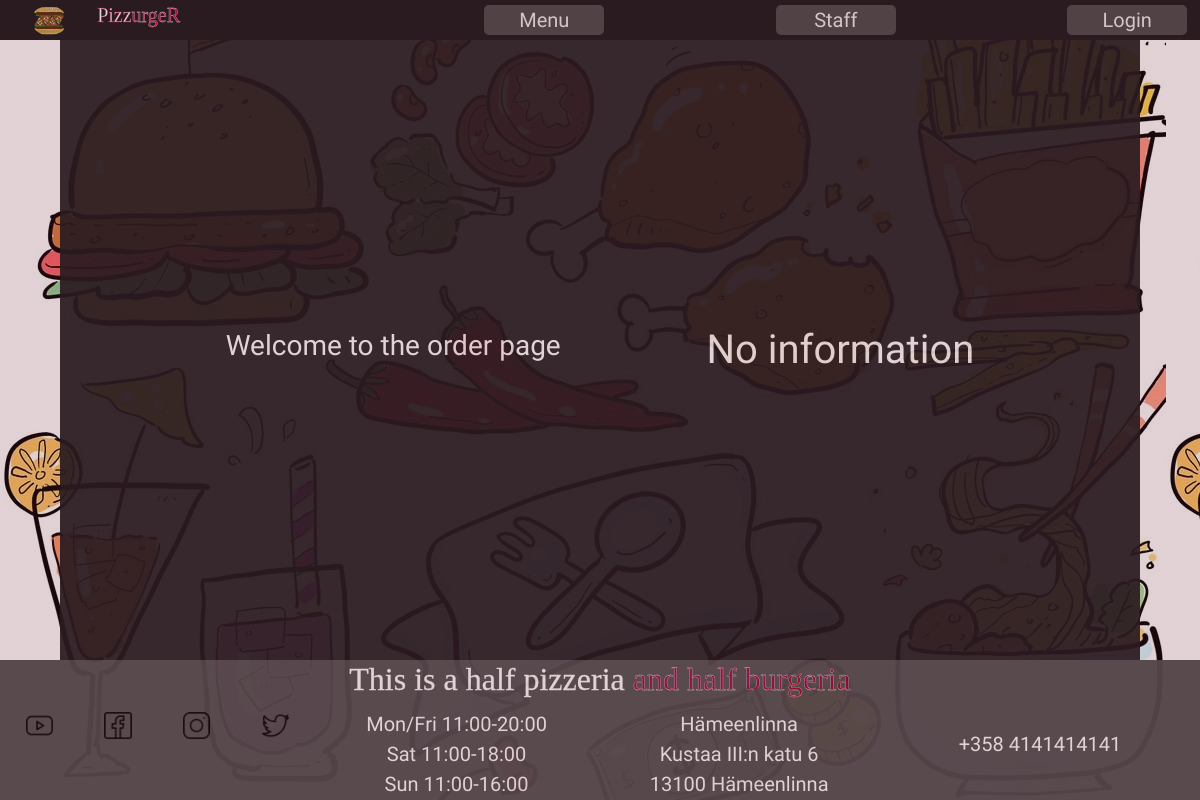
The app's page /layout/order.php, older data.
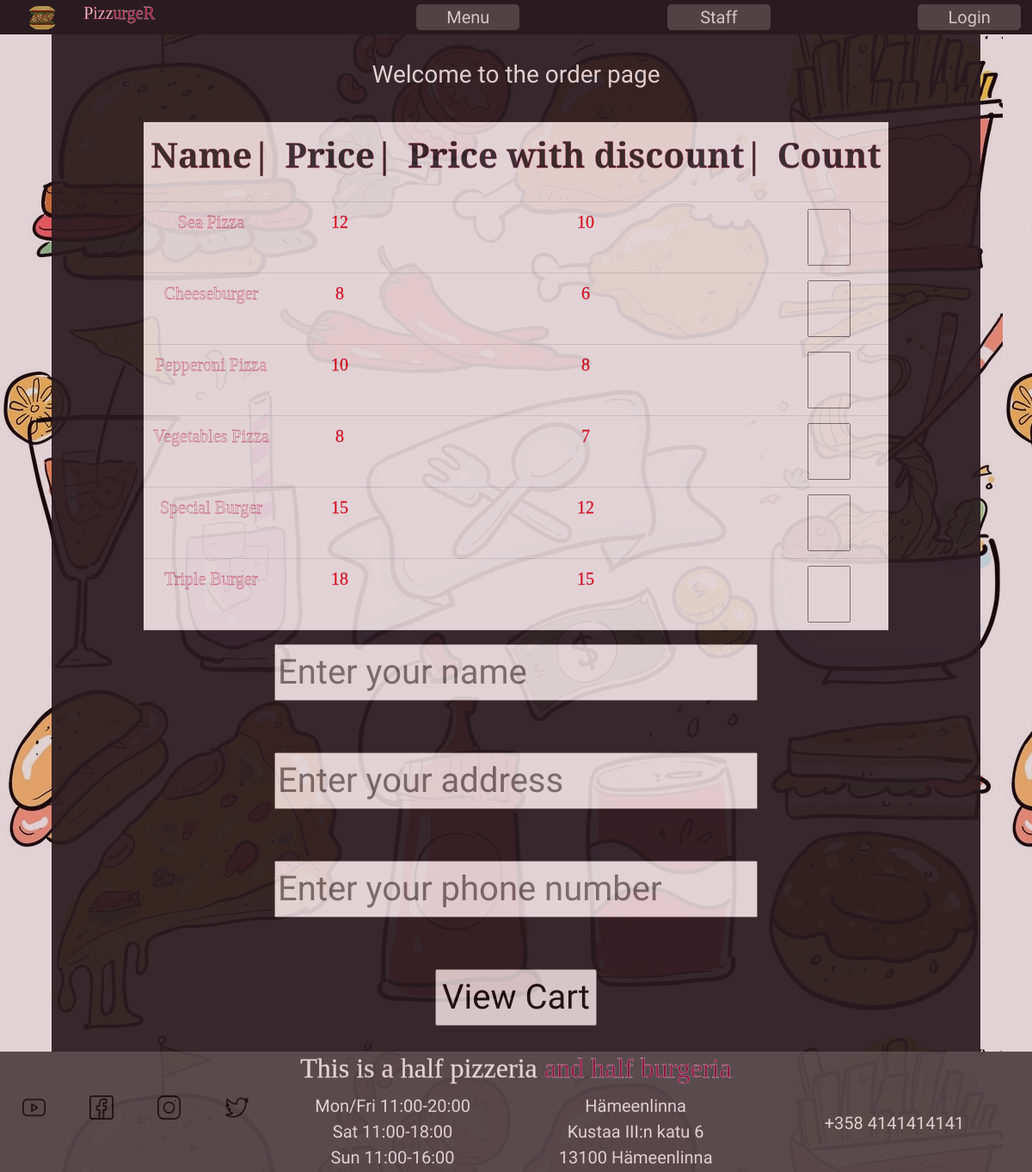
The same page, newer data.
### tables this page shows
CREATE TABLE `foods` (
  `id` int NOT NULL,
  `name` varchar(25) NOT NULL,
  `price1` int NOT NULL,
  `price_Discount` int NOT NULL
);

### layout/order.php (the view, shortened to what this page needs)
<?php include "header.php"; ?>
<h3>Welcome to the order page</h3>
<form method="post" action="cart.php" onsubmit="return validateForm()" name = "myForm">
<?php
include 'db.php';
$sql = "SELECT * FROM foods";
$result = $connection->query($sql);
if ($result->num_rows > 0) {
       echo "<table class='table' style='height: 150px;'>
              <tr class='thead-dark'>
              <th><p>Name|</p></th>
              <th><p>Price|</p></th>
              <th><p>Price with discount|</p></th>
              <th><p>Count</p></th>
              </tr>";
       while ($row = $result->fetch_assoc()) {
              echo "<tr>
                     <td><p style='color:white;font-size:20px;'>$row[name]</p></td>
                     <td><p style='color:red;font-size:20px;'>$row[price1]</p></td>
                     <td><p style='font-size:20px;color:red;'>$row[price_Discount]</p></td>
                     <td>
                     <input type='number' name='item[$row[id]][count]' style='width:50px;'>
                     <input type='hidden' name='item[$row[id]][name]' value='$row[name]'>
                     <input type='hidden' name='item[$row[id]][price]' value='$row[price_Discount]'>
                     </td>
                     </tr>";
       }
       echo "</table>
       <input type='text' name='name_person' placeholder='Enter your name'><br><br>
       <input type='text' name='address' placeholder='Enter your address'><br><br>
       <input type='number' name='number' placeholder='Enter your phone number'><br><br>
       <input type='submit' value='View Cart' name='view_cart'>
       </form>";
} else {
       echo "No information";
}
?>
</form>
<?php include "footer.php"; ?>

### layout/header.php (shortened to what this page needs)
<!DOCTYPE html>
<html lang="en">
<head>
    <link href="https://cdn.jsdelivr.net/npm/bootstrap@5.3.0-alpha1/dist/css/bootstrap.min.css" rel="stylesheet">
    <link rel="stylesheet" href="style.css">
    <link rel="stylesheet" href="menu.css">
    <link rel="stylesheet" href="reserve.css">
    <link rel="stylesheet" href="staff.css">
    <link rel="stylesheet" href="contact.css">
</head>
<body>
<div class="grid-container">
    <div class="header">
        <div style="flex-grow: 3; vertical-align: middle; ">
        <?php if(isset($_SESSION["firstname"]) AND isset($_SESSION["surname"])){
        echo "<a href='logout.php' class='button vcenter'>Logout</a>";
        }
            else {
                echo "<a href='login.php' class='button vcenter'>Login</a>";
            }
        ?>
        </div>
        <div style="flex-grow: 3; vertical-align: middle; ">
        </div>
        <div style="flex-grow: 3; vertical-align: middle; "><a href="staff.php" class="button vcenter">Staff</a> </div>
        <div style="flex-grow: 3; vertical-align: middle; ">
         </div>
        <div style="flex-grow: 3; vertical-align: middle; "><a href="menu.php" class="button vcenter">Menu</a> </div>
        <div style="flex-grow: 5;">
        </div>
        <div class="visible" style="flex-grow: 1;"><p>Pizz</p><p1>urgeR</p1></div>
        <div style="flex-grow: 2;"> <a href="index.php"><img style="width: 40px; padding: 5px;" class="vcenter" src="images/logo.png" alt="logo"></a></div>
    </div>
    <div class="main">

### layout/footer.php (shortened to what this page needs)
</div>
    <div class="footer">
    <div style="flex-grow: 24;">
        <h2><p2 style="color:#fff; padding: 0;" >This is a half pizzeria </p2>
    <p3 style="color: #950740; padding: 0 ;">and half burgeria</p3></h2>
    </div>
    <div style="flex-grow: 1;"><img style="width: 35%; border-radius: 0px;" src="images/youtube.jpg" alt="youtube"></div>
    <div style="flex-grow: 1;"><img style="width: 35%; border-radius: 0px;" src="images/facebook.jpg" alt="facebook"></div>
    <div style="flex-grow: 1;"><img style="width: 35%; border-radius: 0px;" src="images/instagram.jpg" alt="instagram"></div>
    <div style="flex-grow: 1;"><img style="width: 35%; border-radius: 0px;" src="images/twitter.jpg" alt="twitter"></div>
    <div style="flex-grow: 7;">Mon/Fri  11:00-20:00<br> Sat 11:00-18:00 <br> Sun 11:00-16:00</div>
    <div style="flex-grow: 7;">Hämeenlinna<br>Kustaa III:n katu 6<br>13100 Hämeenlinna</div>
    <div style="flex-grow: 8; padding: 20px;">+358 4141414141</div>
    </div>
</div>
</body>
</html>

### layout/style.css (style rules this page uses)
body { font-family: 'Ranga', cursive; font-size: 20px; vertical-align: middle; text-align: center; align-content: center; background-color: #6f2232; word-wrap: break-word; hyphens: auto; margin: 0; color: #ffff; position: relative; }
img { border-radius: 11px; width: 100%; }
p { font-family:'Inria Serif'; -webkit-text-stroke-width: 0.3px; -webkit-text-stroke-color: #C3073F; }
p1 { font-family:'Inria Serif'; color:#C3073F; -webkit-text-stroke-width: 0.3px; -webkit-text-stroke-color: #ffffff; }
h2 { font-family:'Rancho', cursive; color:#4E4E50; -webkit-text-stroke-width: 0.3px; -webkit-text-stroke-color: #ffffff; }
.vcenter { margin: 0; position: absolute; top: 50%; -ms-transform: translate(-50%, -50%); transform: translate(-50%, -50%); }
.header { grid-area: header; background-color:#1A1A1D; opacity: 100%; position: sticky; top: 0; z-index: 1; display: flex; flex-direction: row-reverse; align-items: stretch; }
.header a { text-decoration: none; color: #fff; }
.main { grid-area: main; background-color: #1A1A1D; opacity: 93%; display: flex; flex-wrap: wrap; flex-direction: row; justify-content: space-evenly; align-items: center; align-content: space-around; flex-basis: auto; column-gap: 10px; row-gap: 30px; padding: 30px; align-content: stretch; }
.footer { grid-area: footer; background-color:#4E4E50; opacity: 96%; display:flex; flex-wrap: wrap; }
.grid-container { background-image: url('images/bg.jpg'); opacity: 80%; min-height: 100vh; display: grid; }
.grid-container { grid-template-rows: 40px auto 140px; grid-template-columns: 5vw auto auto auto auto auto auto auto auto auto auto 5vw; grid-template-areas: 'header header header header header header header header header header header header' 'left main main main main main main main main main main right' 'footer footer footer footer footer footer footer footer footer footer footer footer'; }
.grid-container > div { object-fit: cover; }
.button { width: 10vw; font-family: 'Ranga', cursive; background-color: #4E4E50; color: #ffff; font-size: 100%; opacity: 93%; border-radius: 5px; }
.visible { display: flex; }

### layout/menu.css (style rules this page uses)
body { font-family: 'Ranga', cursive; font-size: 20px; vertical-align: middle; text-align: center; align-content: center; background-color: #6f2232; word-wrap: break-word; hyphens: auto; margin: 0; color: #ffff; position: relative; }
img { border-radius: 11px; width: 100%; }
p { font-family:'Inria Serif'; -webkit-text-stroke-width: 0.3px; -webkit-text-stroke-color: #C3073F; }
p1 { font-family:'Inria Serif'; color:#C3073F; -webkit-text-stroke-width: 0.3px; -webkit-text-stroke-color: #ffffff; }
h2 { font-family:'Rancho', cursive; color:#4E4E50; -webkit-text-stroke-width: 0.3px; -webkit-text-stroke-color: #ffffff; }
.vcenter { margin: 0; position: absolute; top: 50%; -ms-transform: translate(-50%, -50%); transform: translate(-50%, -50%); }
.header { grid-area: header; background-color:#1A1A1D; opacity: 100%; position: sticky; top: 0; z-index: 1; display: flex; flex-direction: row-reverse; align-items: stretch; }
.header a { text-decoration: none; color: #fff; }
.main { grid-area: main; background-color: #1A1A1D; opacity: 93%; display: flex; flex-wrap: wrap; flex-direction: row; justify-content: space-evenly; align-items: center; align-content: space-around; flex-basis: auto; column-gap: 10px; row-gap: 30px; padding: 30px; align-content: stretch; }
.footer { grid-area: footer; background-color:#4E4E50; opacity: 96%; display:flex; flex-wrap: wrap; }
.grid-container { background-image: url('images/bg.jpg'); opacity: 80%; min-height: 100vh; display: grid; }
.grid-container { grid-template-rows: 40px auto 140px; grid-template-columns: 5vw auto auto auto auto auto auto auto auto auto auto 5vw; grid-template-areas: 'header header header header header header header header header header header header' 'left main main main main main main main main main main right' 'footer footer footer footer footer footer footer footer footer footer footer footer'; }
.grid-container > div { object-fit: cover; }
.button { width: 10vw; font-family: 'Ranga', cursive; background-color: #4E4E50; color: #ffff; font-size: 100%; opacity: 93%; border-radius: 5px; }
.visible { display: flex; }
@media screen and (min-device-width: 450px) and (max-device-width: 900px) { .main { display: block; } }

### layout/contact.css (style rules this page uses)
.main { font-size: 40px; }

Row changes from the older to the newer data that the page shows:
added foods: name "Sea Pizza", price1 "12", price_Discount "10"
added foods: name "Cheeseburger", price1 "8", price_Discount "6"
added foods: name "Pepperoni Pizza", price1 "10", price_Discount "8"
added foods: name "Vegetables Pizza", price1 "8", price_Discount "7"
added foods: name "Special Burger", price1 "15", price_Discount "12"
added foods: name "Triple Burger", price1 "18", price_Discount "15"
Text that changed along with them:
form field view_cart: (not shown) → "View Cart"
text no longer shown: "No information"
text now shown: "Name| Price| Price with discount| Count"
